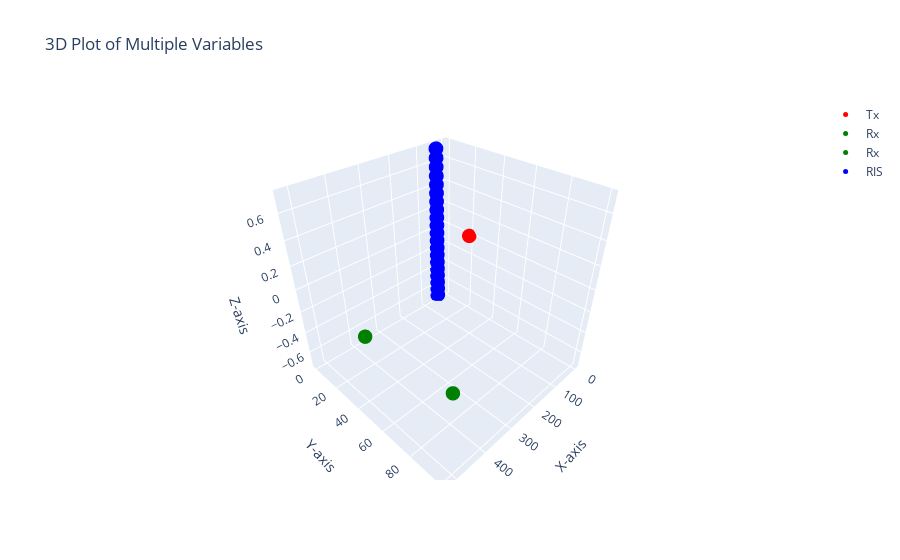

This figure's notebook cell:
### Code cell
# Create traces for each variable
trace1 = go.Scatter3d(x=tx_antenna_x_coor, y=tx_antenna_y_coor, z=tx_antenna_z_coor, mode='markers', marker=dict(size=5, color='red'), name='Tx')
trace2 = go.Scatter3d(x=rx_antenna_x_coor_1, y=rx_antenna_y_coor_1, z=rx_antenna_z_coor_1, mode='markers', marker=dict(size=5, color='green'), name='Rx')
trace3 = go.Scatter3d(x=rx_antenna_x_coor_2, y=rx_antenna_y_coor_2, z=rx_antenna_z_coor_2, mode='markers', marker=dict(size=5, color='green'), name='Rx')
trace4 = go.Scatter3d(x=ris_elements_x_coor, y=ris_elements_y_coor, z=ris_elements_z_coor, mode='markers', marker=dict(size=5, color='blue'), name='RIS')

# Create the figure
fig = go.Figure(data=[trace1, trace2, trace3, trace4])

# Add axis labels
fig.update_layout(
    title='3D Plot of Multiple Variables',
    scene=dict(
        xaxis_title='X-axis',
        yaxis_title='Y-axis',
        zaxis_title='Z-axis'
    )
)

# Show the plot
fig.show()

### Figure 1 — Plotly figure (JSON) as saved in the notebook; plotly's stock layout.template omitted (floating-point values rounded to 4 significant figures; data arrays with more than 128 entries replaced by an {"elided": "..."} marker saying what was removed)
{"data": [{"marker": {"color": "red", "size": 5}, "mode": "markers", "name": "Tx", "type": "scatter3d", "x": [0.0], "y": [20.0], "z": [0.0]}, {"marker": {"color": "green", "size": 5}, "mode": "markers", "name": "Rx", "type": "scatter3d", "x": [500.0], "y": [100.0], "z": [0.0]}, {"marker": {"color": "green", "size": 5}, "mode": "markers", "name": "Rx", "type": "scatter3d", "x": [520.0], "y": [50.0], "z": [0.0]}, {"marker": {"color": "blue", "size": 5}, "mode": "markers", "name": "RIS", "type": "scatter3d", "x": {"elided": "400 float values"}, "y": {"elided": "400 float values"}, "z": {"elided": "400 float values"}}], "layout": {"scene": {"xaxis": {"title": {"text": "X-axis"}}, "yaxis": {"title": {"text": "Y-axis"}}, "zaxis": {"title": {"text": "Z-axis"}}}, "title": {"text": "3D Plot of Multiple Variables"}}}
